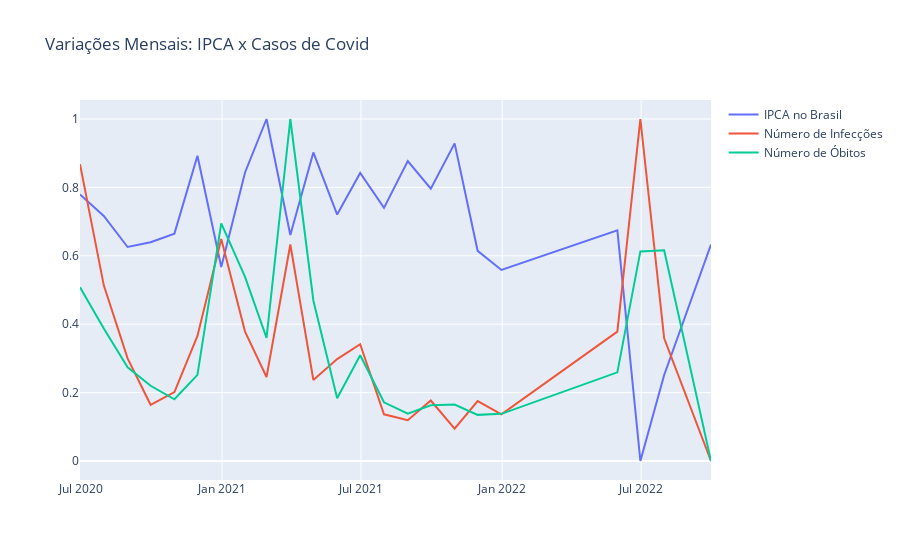

The code cell stored with this chart in its notebook:
### Code cell
fig = go.Figure()
fig = fig.add_trace(go.Scatter(x = scaled_months_ipca.dropna().index,
                               y =  scaled_months_ipca.dropna()["ipca"], 
                               name = "IPCA no Brasil"))

fig = fig.add_trace(go.Scatter(x = scaled_months_ipca.dropna().index,
                               y = scaled_months_ipca.dropna()["newCases"], 
                               name = "Número de Infecções"))

fig = fig.add_trace(go.Scatter(x = scaled_months_ipca.dropna().index,
                               y = scaled_months_ipca.dropna()["newDeaths"], 
                               name = "Número de Óbitos"))

fig.update_layout(
    title='Variações Mensais: IPCA x Casos de Covid'
)

fig.show()
